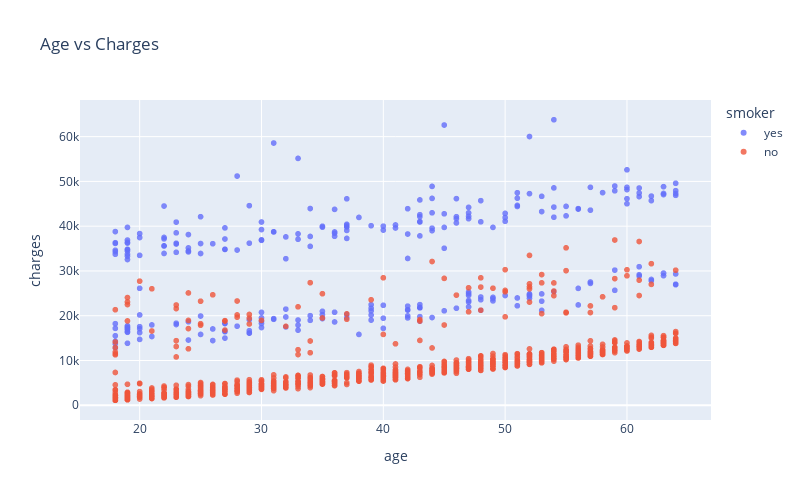

The notebook cell this image was saved under:
### Markdown cell above
#### Age vs. Charges

### Code cell
fig = px.scatter(medical_df, 
                 x = 'age',
                 y = 'charges',
                 color = 'smoker',
                 opacity = 0.8,
                 title = 'Age vs Charges')
fig.update_layout(width = 800, height = 500)
fig.show()

### Figure 1 — Plotly figure (JSON) as saved in the notebook; plotly's stock layout.template omitted (floating-point values rounded to 4 significant figures; data arrays with more than 128 entries replaced by an {"elided": "..."} marker saying what was removed)
{"data": [{"hovertemplate": "smoker=yes<br>age=%{x}<br>charges=%{y}<extra></extra>", "legendgroup": "yes", "marker": {"color": "#636efa", "opacity": 0.8, "symbol": "circle"}, "mode": "markers", "name": "yes", "showlegend": true, "type": "scattergl", "x": {"elided": "274 int values"}, "xaxis": "x", "y": {"elided": "274 float values"}, "yaxis": "y"}, {"hovertemplate": "smoker=no<br>age=%{x}<br>charges=%{y}<extra></extra>", "legendgroup": "no", "marker": {"color": "#EF553B", "opacity": 0.8, "symbol": "circle"}, "mode": "markers", "name": "no", "showlegend": true, "type": "scattergl", "x": {"elided": "1064 int values"}, "xaxis": "x", "y": {"elided": "1064 float values"}, "yaxis": "y"}], "layout": {"height": 500, "legend": {"title": {"text": "smoker"}, "tracegroupgap": 0}, "title": {"text": "Age vs Charges"}, "width": 800, "xaxis": {"anchor": "y", "domain": [0, 1], "title": {"text": "age"}}, "yaxis": {"anchor": "x", "domain": [0, 1], "title": {"text": "charges"}}}}
